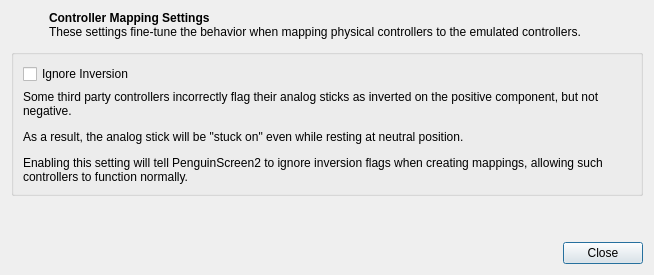
<?xml version="1.0" encoding="UTF-8"?>
<ui version="4.0">
 <class>ControllerMappingSettingsDialog</class>
 <widget class="QDialog" name="ControllerMappingSettingsDialog">
  <property name="geometry">
   <rect>
    <x>0</x>
    <y>0</y>
    <width>654</width>
    <height>275</height>
   </rect>
  </property>
  <property name="windowTitle">
   <string>Controller Mapping Settings</string>
  </property>
  <layout class="QVBoxLayout" name="verticalLayout_2">
   <item>
    <layout class="QHBoxLayout" name="horizontalLayout">
     <item>
      <widget class="QLabel" name="icon">
       <property name="minimumSize">
        <size>
         <width>32</width>
         <height>32</height>
        </size>
       </property>
       <property name="maximumSize">
        <size>
         <width>32</width>
         <height>32</height>
        </size>
       </property>
      </widget>
     </item>
     <item>
      <widget class="QLabel" name="label_4">
       <property name="text">
        <string>&lt;html&gt;&lt;head/&gt;&lt;body&gt;&lt;p&gt;&lt;span style=&quot; font-weight:700;&quot;&gt;Controller Mapping Settings&lt;/span&gt;&lt;br/&gt;These settings fine-tune the behavior when mapping physical controllers to the emulated controllers.&lt;/p&gt;&lt;/body&gt;&lt;/html&gt;</string>
       </property>
       <property name="textFormat">
        <enum>Qt::TextFormat::RichText</enum>
       </property>
       <property name="alignment">
        <set>Qt::AlignmentFlag::AlignLeading|Qt::AlignmentFlag::AlignLeft|Qt::AlignmentFlag::AlignTop</set>
       </property>
       <property name="wordWrap">
        <bool>true</bool>
       </property>
      </widget>
     </item>
    </layout>
   </item>
   <item>
    <widget class="QGroupBox" name="groupBox">
     <property name="title">
      <string/>
     </property>
     <layout class="QVBoxLayout" name="verticalLayout">
      <item>
       <widget class="QCheckBox" name="ignoreInversion">
        <property name="text">
         <string>Ignore Inversion</string>
        </property>
       </widget>
      </item>
      <item>
       <widget class="QLabel" name="label">
        <property name="text">
         <string>&lt;html&gt;&lt;head/&gt;&lt;body&gt;&lt;p&gt;Some third party controllers incorrectly flag their analog sticks as inverted on the positive component, but not negative.&lt;/p&gt;&lt;p&gt;As a result, the analog stick will be &amp;quot;stuck on&amp;quot; even while resting at neutral position. &lt;/p&gt;&lt;p&gt;Enabling this setting will tell PenguinScreen2 to ignore inversion flags when creating mappings, allowing such controllers to function normally.&lt;/p&gt;&lt;/body&gt;&lt;/html&gt;</string>
        </property>
        <property name="wordWrap">
         <bool>true</bool>
        </property>
        <property name="buddy">
         <cstring>ignoreInversion</cstring>
        </property>
       </widget>
      </item>
     </layout>
    </widget>
   </item>
   <item>
    <spacer name="verticalSpacer">
     <property name="orientation">
      <enum>Qt::Orientation::Vertical</enum>
     </property>
     <property name="sizeHint" stdset="0">
      <size>
       <width>20</width>
       <height>28</height>
      </size>
     </property>
    </spacer>
   </item>
   <item>
    <widget class="QDialogButtonBox" name="buttonBox">
     <property name="standardButtons">
      <set>QDialogButtonBox::StandardButton::Close</set>
     </property>
    </widget>
   </item>
  </layout>
 </widget>
 <tabstops>
  <tabstop>ignoreInversion</tabstop>
 </tabstops>
 <resources>
  <include location="../resources/resources.qrc"/>
 </resources>
 <connections/>
</ui>
